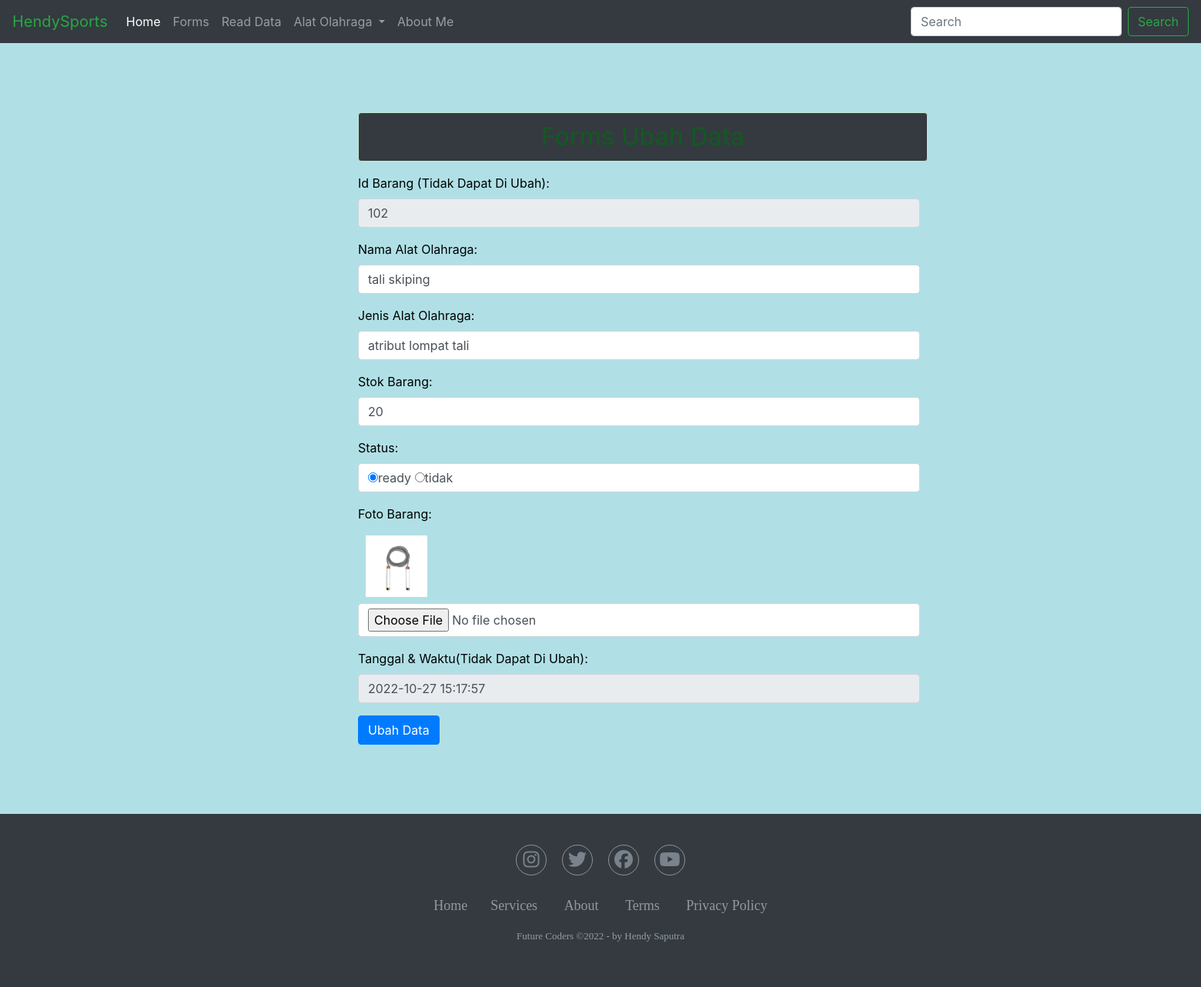
Page /update.php?id=102 on the committed database.
### tables this page shows
CREATE TABLE `goods` (
  `id_barang` int(5) NOT NULL,
  `nama_barang` varchar(30) NOT NULL,
  `jenis_barang` varchar(30) NOT NULL,
  `stok_barang` int(5) NOT NULL,
  `status_barang` enum('ready','tidak') DEFAULT NULL,
  `gambar` varchar(100) NOT NULL,
  `tanggal` datetime NOT NULL
);

### update.php (the view, shortened to what this page needs)
<?php
include('koneksi.php');
?>
<!DOCTYPE html>
<html lang="en">
<head>
  <link rel="stylesheet" href="https://cdn.jsdelivr.net/npm/bootstrap@4.0.0/dist/css/bootstrap.min.css">
  <link rel="stylesheet" href="style.css">
  <link rel="stylesheet" href="forms1.css">
  <link rel="stylesheet" href="https://cdnjs.cloudflare.com/ajax/libs/font-awesome/6.2.0/css/all.min.css" />
  <link href="//netdna.bootstrapcdn.com/font-awesome/3.2.1/css/font-awesome.css" rel="stylesheet">
</head>
<body>
  <nav class="navbar navbar-expand-lg navbar-dark bg-dark">
    <a class="navbar-brand text-success" href="#">HendySports</a>
    <div class="collapse navbar-collapse" id="navbarSupportedContent">
      <ul class="navbar-nav mr-auto">
        <li class="nav-item active">
          <a class="nav-link" href="index.php">Home <span class="sr-only">(current)</span></a>
        </li>
        <li class="nav-item">
            <a class="nav-link" href="forms.php">Forms</a>
        </li>
        <li class="nav-item">
            <a class="nav-link" href="tampilan.php">Read Data</a>
        </li>
        <li class="nav-item dropdown">
          <a class="nav-link dropdown-toggle" href="#" id="navbarDropdown" role="button" data-toggle="dropdown" aria-haspopup="true" aria-expanded="false">
            Alat Olahraga
          </a>
        <li class="nav-item">
          <a class="nav-link" href="about.php">About Me</a>
        </li>
      </ul>
      <form class="form-inline my-2 my-lg-0">
        <input class="form-control mr-sm-2" type="search" placeholder="Search" aria-label="Search">
        <button class="btn btn-outline-success my-2 my-sm-0" type="submit">Search</button>
      </form>
    </div>
  </nav>
  <div class="container">
        <h2 class="alert alert-success text-center mt-5 col-md-8">Forms Ubah Data</h2>
        <form action="" method="POST" enctype="multipart/form-data">
        <?php
            $tampil = mysqli_query($koneksi, "SELECT * FROM goods WHERE id_barang = '" . $_GET['id'] . "'");
            if (mysqli_num_rows($tampil) > 0) {
                while ($row = mysqli_fetch_array($tampil)) {
        ?>
            <div class="form-group" >
                <div class="row">
                    <div class="col-md-8">
                        <label for="id_barang">Id Barang (Tidak Dapat Di Ubah):</label>
                        <input type="number" name="id_barang" value="<?php echo $row['id_barang']; ?>" class="form-control" placeholder="Masukan Id Barang" readonly>
                    </div>
                </div>
            </div>
             <div class="form-group">
                <div class="row">
                    <div class="col-md-8">
                        <label for="nama_barang">Nama Alat Olahraga:</label>
                        <input type="text" name="nama_barang" value="<?php echo $row['nama_barang']; ?>"  class="form-control" placeholder="Masukan Nama Alat Olahraga">
                    </div>
                </div>
            </div>
            <div class="form-group">
                <div class="row">
                    <div class="col-md-8">
                        <label for="jenis_barang">Jenis Alat Olahraga:</label>
                        <input type="text" name="jenis_barang" value="<?php echo $row['jenis_barang']; ?>" class="form-control" placeholder="Jenis Alat Olahraga">
                    </div>
                </div>
            </div>
            <div class="form-group">
                <div class="row">
                    <div class="col-md-8">
                        <label for="stok_barang">Stok Barang:</label>
                        <input type="number" name="stok_barang" value="<?php echo $row['stok_barang']; ?>" class="form-control" placeholder="Masukan Stok Barang">
                    </div>
                </div>
            </div>
            <div class="form-group">
                <label for="status_barang">Status: </label>
                <div class="row">
                    <div class="col-md-8">
                      <div class="form-control">
                        <input type="radio" name="status_barang"  value="ready" <?php if($row['status_barang'] == "ready")echo "checked"?> >ready
                        <input type="radio" name="status_barang" value="tidak" <?php if($row['status_barang'] == "tidak")echo "checked"?>>tidak
                      </div>
                    </div>
                </div>
            </div>
            <div class="form-group">
                <div class="row">
                    <div class="gambar col-md-8">
                        <label for="gambar">Foto Barang:</label><br>
                        <img class="gambar" style="margin: 8px 10px;" src="<?php echo $row['gambar']; ?>" height="80px" alt="" srcset="">
                        <br>
                        <input type="file" name="gambar" class="form-control">
                    </div>
                </div>
            </div>
            <div class="form-group">
                <div class="row">
                    <div class="col-md-8">
                        <label for="tanggal">Tanggal & Waktu(Tidak Dapat Di Ubah):</label>
                        <input type="text" name="tanggal" value="<?php echo $row['tanggal']; ?>" class="form-control" placeholder="Masukan Stok Barang" readonly>
                    </div>
                </div>
            </div>
            <?php
                }
            }
            ?>
            <button type="submit" name="submit" value="update"  class="btn btn-primary">Ubah Data</button>
        </form>
    </div>
  <section class="footer">
    <div class="social">
      <a href="#"><i class="fab fa-instagram"></i></a>
      <a href="#"><i class="fab fa-twitter"></i></a>
      <a href="#"><i class="fab fa-facebook"></i></a>
      <a href="#"><i class="fab fa-youtube"></i></a>
    </div>
    <ul class="list">
      <li>
        <a href="#">Home</a
      </li>
      <li>
        <a href="#">Services</a>
      </li>
      <li>
        <a href="#">About</a>
      </li>
      <li>
        <a href="#">Terms</a>
      </li>
      <li>
        <a href="#">Privacy Policy</a>
      </li>
    </ul>
    <p class="copyright">
      Future Coders &copy;2022 - by Hendy Saputra
    </p>
  </section>
</body>
</html>

### style.css (style rules this page uses)
* { box-sizing: border-box; margin: 0; padding: 0; }
body { background-color: white; color: black; }
.navbar { margin-bottom: 25px; }
.text-center { background-color:#343a40; }
.footer { font-family:'Sege UI'; font-weight: 400; background-color:#343a40; padding: 40px 0; }
.footer .social { text-align: center; padding-bottom: 25px; color: #929ca5; }
.footer .social a { font-size: 24px; color: inherit; border: 1px solid #cccc; width: 40px; height: 40px; line-height: 38px; display: inline-block; text-align: center; border-radius: 50%; margin: 0 8px; opacity: 0.75; }
.footer ul { margin-top:0; padding: 0; list-style: none; font-size: 18px; line-height: 1.6; margin-bottom: 0; text-align: center; }
.footer ul li a { color:#cccc ; text-decoration: none; opacity: 0.8; }
.footer ul li { display: inline-block; padding: 0 15px; }
.footer .copyright { margin-top: 15px; text-align: center; font-size: 13px; color: #929ca5; }

### forms1.css (style rules this page uses)
body { background-color: powderblue; }
.container { margin: 90px 450px; }

### rows in the picture
goods: id_barang "102", nama_barang "tali skiping", jenis_barang "atribut lompat tali", stok_barang "20", status_barang "☑", gambar (picture), tanggal "2022-10-27 15:17:57"
